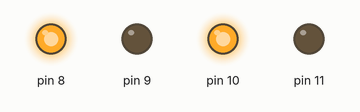
The sketch below on a simulated Arduino Uno, built with avr-gcc and run on an emulated ATmega328P. On the bench: output pins drawn as LEDs (lit = HIGH).

Above: at 1.5 s.
At 6.5 s:
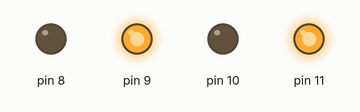
At 9.0 s:
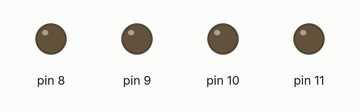
Timing chart, 0 to 13.0 s (numbered marks = the images above):
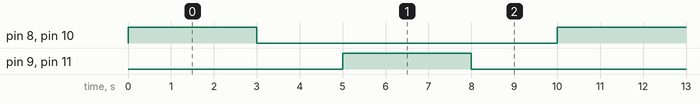

Measured:
- by itself, pin 8–11: alternates HIGH for 3.0 s and LOW for 7.0 s
- by itself, everything shown: repeats every 10.0 s, in 4 steps

The sketch:

elizabeth.in.ino
```cpp
#define F_CPU 16000000UL
#include <avr/io.h>
#include <util/delay.h>

int main(void)
{
  DDRB|=(1<<PB0)|(1<<PB1)|(1<<PB2)|(1<<PB3);

  while(1)
  {
    PORTB=(1<<PB0)|(1<<PB2);
    _delay_ms(3000);

    PORTB=0x00;
    _delay_ms(2000);

    PORTB=(1<<PB1)|(1<<PB3);
    _delay_ms(3000);

    PORTB=0x00;
    _delay_ms(2000);
 }
  } 
```
